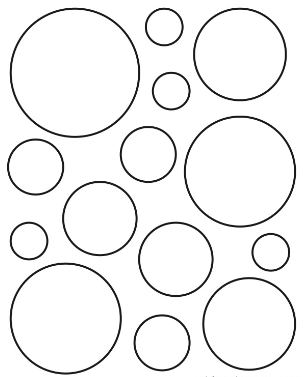
#> input picture img.jpg, 305 x 377 px, found by its file name
$ python main1.py
#> lines starting #> are read from the running program, lines starting #| are printed output that depends on the picture; after the words box and inside, x2 and y2 are one past the last pixel; in counts of white or black regions, pixels touching at a corner belong together
import cv2
import numpy as np
image = cv2.imread('img.JPG')
#> image is the input picture: shape (377, 305, 3); min 0, max 255, mean 241.9
output = image.copy()
img = cv2.cvtColor(image, cv2.COLOR_BGR2GRAY)
circles = cv2.HoughCircles(img, cv2.HOUGH_GRADIENT,  1, 20, param1 = 50, param2 = 30, minRadius = 1, maxRadius = 70)
#> circles = 14 rows, first 8: [74.5, 72.5, 63.2], [239.5, 53.5, 44.8], [66.5, 318.5, 55.5], [239.5, 171.5, 56.6], [248.5, 324.5, 45.7], [175.5, 257.5, 36.3], [147.5, 153.5, 28.9], [99.5, 217.5, 35]
if circles is not None:
   circles = np.round(circles[0, :]).astype("int" )
#> circles = 14 rows, first 8: [74, 72, 63], [240, 54, 45], [66, 318, 56], [240, 172, 57], [248, 324, 46], [176, 258, 36], [148, 154, 29], [100, 218, 35]
   print(circles)
#| [[ 74  72  63]
#|  [240  54  45]
#|  [ 66 318  56]
#|  [240 172  57]
#|  [248 324  46]
#|  [176 258  36]
#|  [148 154  29]
#|  [100 218  35]
#|  [ 36 166  27]
#|  [ 28 240  17]
#|  [162 342  28]
#|  [164  26  17]
#> (further printed lines are left out)
   for (x, y, r) in circles:
      cv2.circle(output, (x, y), r, (0, 255, 0), 2)
#> this loop made 14 passes
#> (x, y, r) on passes 1 to 12: (74, 72, 63), (240, 54, 45), (66, 318, 56), (240, 172, 57), (248, 324, 46), (176, 258, 36), (148, 154, 29), (100, 218, 35), (36, 166, 27), (28, 240, 17), (162, 342, 28), (164, 26, 17)
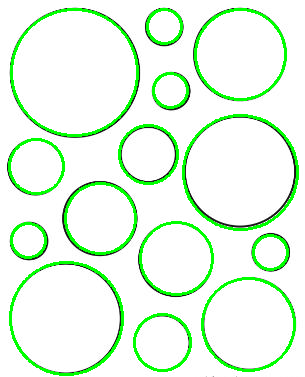
#> output: shape (377, 305, 3); 7.99% of pixels changed, all inside (x1, y1, x2, y2) = (8, 8, 299, 376)
cv2.imshow("detected",output)
cv2.waitKey(0)
